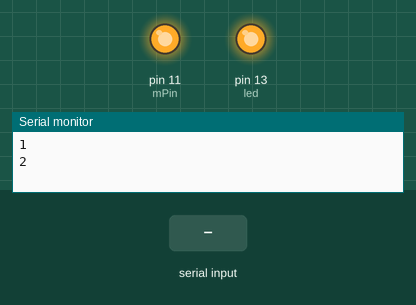
Simulated run of this sketch. Board: Arduino Uno, built with avr-gcc and run on an emulated ATmega328P. On the bench: output pins drawn as LEDs (lit = HIGH), the last lines printed to the serial monitor. The inputs (shaded band) are chosen by the test bench.

Above: at 1.5 s.
1.6 s: "s" received over Serial
At 3.2 s:
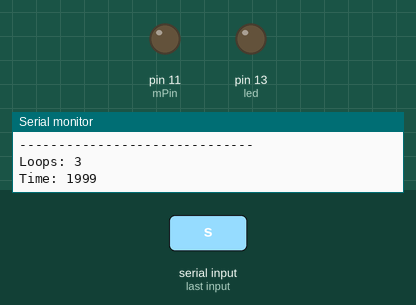
Timing chart, 0 to 4.7 s (numbered marks = the images above; inputs shaded):
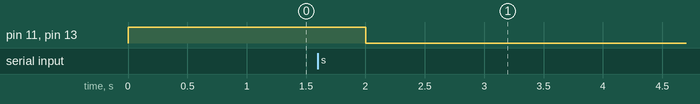

The sketch:

DcMotor.ino
```cpp
/**
 * High End Flow Rate Test
 *
 * Josh Kaplan <jk@joshkaplan.org>
 * November 11, 2014
 *
 * A routine for automated test of the high end flow rate.
 */

// pin definitions
int mPin = 11;                    // motor pin
int led = 13;

// data storage
int counter = 0;
int incomingByte = 0;
unsigned int end_time = 0;

void setup()
{
  Serial.begin(9600);
  pinMode(mPin, OUTPUT);
  pinMode(led, OUTPUT);
}

void loop()
{
  // turn motor and LED on, with a delay of 250 ms
  digitalWrite(mPin, 255);
  digitalWrite(led, HIGH);
  delay(500);

  // read user data
  if (Serial.available() > 0)
  {
    // read the incoming byte:
    incomingByte = Serial.read();

    if (incomingByte == 's')
    {
      // shutdown pump end record time
      digitalWrite(mPin, 0);
      digitalWrite(led, LOW);
      end_time = millis();

      // print results
      Serial.println("------------------------------");
      Serial.println("TEST ENDED");
      Serial.println("------------------------------");
      Serial.print("Loops: ");
      Serial.println(counter);
      Serial.print("Time: ");
      Serial.println(end_time);
      while (1) {}
    }
  }

  counter++;                   // increment counter
  Serial.println(counter);     // print counter to screen
}
```

Measured:
- after the input at 1.6 s, pin 11 (mPin), pin 13 (led): HIGH → LOW after 0.40 s
